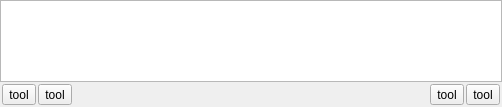
<?xml version="1.0" encoding="UTF-8"?>
<ui version="4.0">
 <class>Form</class>
 <widget class="QWidget" name="Form">
  <property name="geometry">
   <rect>
    <x>0</x>
    <y>0</y>
    <width>502</width>
    <height>107</height>
   </rect>
  </property>
  <property name="windowTitle">
   <string>Form</string>
  </property>
  <layout class="QVBoxLayout" name="verticalLayout">
   <property name="spacing">
    <number>0</number>
   </property>
   <property name="margin">
    <number>0</number>
   </property>
   <item>
    <widget class="QGraphicsView" name="graphicsView">
     <property name="sizePolicy">
      <sizepolicy hsizetype="Expanding" vsizetype="Minimum">
       <horstretch>0</horstretch>
       <verstretch>0</verstretch>
      </sizepolicy>
     </property>
     <property name="minimumSize">
      <size>
       <width>0</width>
       <height>80</height>
      </size>
     </property>
    </widget>
   </item>
   <item>
    <widget class="QWidget" name="buttons" native="true">
     <property name="sizePolicy">
      <sizepolicy hsizetype="Preferred" vsizetype="Fixed">
       <horstretch>0</horstretch>
       <verstretch>0</verstretch>
      </sizepolicy>
     </property>
     <layout class="QHBoxLayout" name="horizontalLayout">
      <property name="spacing">
       <number>2</number>
      </property>
      <property name="margin">
       <number>2</number>
      </property>
      <item>
       <widget class="QToolButton" name="tool_1">
        <property name="text">
         <string>tool</string>
        </property>
       </widget>
      </item>
      <item>
       <widget class="QToolButton" name="tool_2">
        <property name="text">
         <string>tool</string>
        </property>
       </widget>
      </item>
      <item>
       <spacer name="horizontalSpacer">
        <property name="orientation">
         <enum>Qt::Horizontal</enum>
        </property>
        <property name="sizeHint" stdset="0">
         <size>
          <width>40</width>
          <height>20</height>
         </size>
        </property>
       </spacer>
      </item>
      <item>
       <widget class="QToolButton" name="tool_4">
        <property name="text">
         <string>tool</string>
        </property>
       </widget>
      </item>
      <item>
       <widget class="QToolButton" name="tool_3">
        <property name="text">
         <string>tool</string>
        </property>
       </widget>
      </item>
     </layout>
    </widget>
   </item>
  </layout>
 </widget>
 <resources/>
 <connections/>
</ui>
